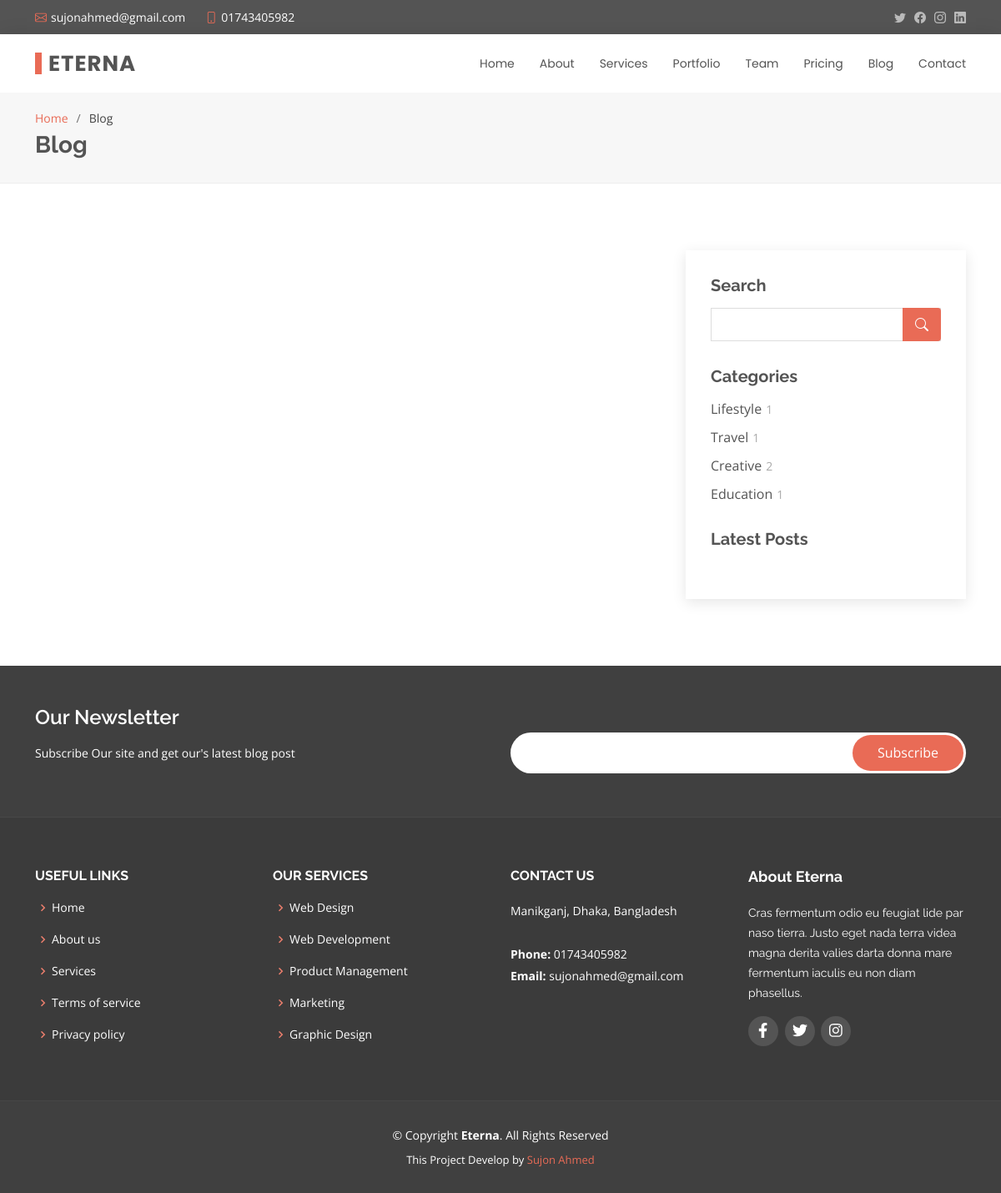
Page /cat_wise_post.php on the committed database.
### tables this page shows
CREATE TABLE `blog_category` (
  `blog_cat_id` int(11) NOT NULL,
  `blog_cat_name` varchar(25) NOT NULL,
  `blog_cat_created_at` datetime NOT NULL DEFAULT current_timestamp()
);

CREATE TABLE `address` (
  `address_id` int(11) NOT NULL,
  `address_title` varchar(255) NOT NULL,
  `map_link` varchar(500) NOT NULL,
  `address_created` datetime NOT NULL DEFAULT current_timestamp()
);

CREATE TABLE `social` (
  `social_id` int(11) NOT NULL,
  `social_name` varchar(80) NOT NULL,
  `social_icon` varchar(50) NOT NULL,
  `social_link` varchar(255) NOT NULL,
  `social_created` datetime NOT NULL DEFAULT current_timestamp()
);

### admin/main.php (called while the page is built, shortened)
<?php
    class Main{
        protected $host = 'localhost';
        protected $user = 'root';
        protected $pass = '';
        protected $db = 'eterna';
        protected $con;
        public function __construct()
        {
            $this->con = new mysqli($this->host,$this->user,$this->pass,$this->db);
        }
         public function profile_retrives(){
            $this->sql ="SELECT * FROM `admin`";
            $this->result = $this->con->query($this->sql);
            if($this->result == true){
                return $this->result;
            }else{
                return false;
            }
        }
            public function get_cat()
            {
                $this->sql = "SELECT * FROM blog_category";
                  $this->result = $this->con->query($this->sql);
                  if($this->result == true){
                      return $this->result;
                  }else{
                      return false;
                  }
            }
            public function count_posts($blog_cat_id)
            {
                $this->sql = "SELECT category_id FROM `blog_post` WHERE category_id = '$blog_cat_id'";
                 $this->result = $this->con->query($this->sql);
                 if($this->result == true){
                     return $this->result->num_rows;
                 }else{
                     return false;
                 }
            }
            public function get_location()
            {
                $this->sql = "SELECT * FROM `address`";
                $this->result = $this->con->query($this->sql);
                if($this->result == true){
                    return $this->result;
                }else{
                    return false;
                }
            }
            public function get_social()
            {
                $this->sql = "SELECT * FROM `social`";
                $this->result = $this->con->query($this->sql);
                if($this->result == true){
                    return $this->result;
                }else{
                    return false;
                }
            }
    }
?>

### cat_wise_post.php (the view, shortened to what this page needs)
<?php
  include 'font_header.php';
?>
  <main id="main">
    <section id="breadcrumbs" class="breadcrumbs">
      <div class="container">
        <ol>
          <li><a href="index.php">Home</a></li>
          <li>Blog</li>
        </ol>
        <h2>Blog</h2>
      </div>
    </section>
    <section id="blog" class="blog">
      <div class="container" data-aos="fade-up">
        <div class="row">
          <div class="col-lg-8 entries">
          </div>
          <div class="col-lg-4">
            <div class="sidebar">
              <h3 class="sidebar-title">Search</h3>
              <div class="sidebar-item search-form">
                <form action="">
                  <input type="text">
                  <button type="submit"><i class="bi bi-search"></i></button>
                </form>
              </div>
              <h3 class="sidebar-title">Categories</h3>
              <div class="sidebar-item categories">
                <ul>
                <?php
                    if($get_blog_category->num_rows > 0){
                      while($row = $get_blog_category->fetch_object()){
                        ?>
                          <li><a href="cat_wise_post.php?id=<?php echo $row->blog_cat_id; ?>"><?php echo $row->blog_cat_name; ?><span><?php echo $count_post = $obj->count_posts($row->blog_cat_id); ?></span></a></li>
                        <?php
                      }
                    }
                  ?>
                </ul>
              </div>
              <h3 class="sidebar-title">Latest Posts</h3>
            </div>
          </div>
        </div>
      </div>
    </section>
  </main>
  <?php include 'font_footer.php'; ?>

### font_header.php (shortened to what this page needs)
<?php
include 'admin/main.php';
$obj = new Main();
$email = $obj->profile_retrives();
if ($email->num_rows > 0) {
  while ($row = $email->fetch_object()) {
    $admin_email = $row->admin_email;
    $admin_phone = $row->admin_phone;
  }
}
$get_blog_category = $obj->get_cat();
$get_location = $obj->get_location();
if ($get_location->num_rows > 0) {
  while ($row = $get_location->fetch_object()) {
    $title = $row->address_title;
  }
}
$get_social_media = $obj->get_social();
?>
<!DOCTYPE html>
<html lang="en">
<head>
  <link href="assets/vendor/animate.css/animate.min.css" rel="stylesheet">
  <link href="assets/vendor/bootstrap/css/bootstrap.min.css" rel="stylesheet">
  <link href="assets/vendor/bootstrap-icons/bootstrap-icons.css" rel="stylesheet">
  <link href="assets/vendor/boxicons/css/boxicons.min.css" rel="stylesheet">
  <link href="assets/vendor/glightbox/css/glightbox.min.css" rel="stylesheet">
  <link href="assets/vendor/swiper/swiper-bundle.min.css" rel="stylesheet">
  <link href="assets/css/style.css" rel="stylesheet">
  <link rel="stylesheet" href="https://cdnjs.cloudflare.com/ajax/libs/font-awesome/5.15.4/css/all.min.css" />
</head>
<body>
  <section id="topbar" class="d-flex align-items-center">
    <div class="container d-flex justify-content-center justify-content-md-between">
      <div class="contact-info d-flex align-items-center">
        <i class="bi bi-envelope d-flex align-items-center"><a href="mailto:contact@example.com"><?php echo $admin_email; ?></a></i>
        <i class="bi bi-phone d-flex align-items-center ms-4"><span><?php echo $admin_phone; ?></span></i>
      </div>
      <div class="social-links d-none d-md-flex align-items-center">
        <a href="#" class="twitter"><i class="bi bi-twitter"></i></a>
        <a href="#" class="facebook"><i class="bi bi-facebook"></i></a>
        <a href="#" class="instagram"><i class="bi bi-instagram"></i></a>
        <a href="#" class="linkedin"><i class="bi bi-linkedin"></i></i></a>
      </div>
    </div>
  </section>
  <header id="header" class="d-flex align-items-center">
    <div class="container d-flex justify-content-between align-items-center">
      <div class="logo">
        <h1><a href="index.php">Eterna</a></h1>
      </div>
      <nav id="navbar" class="navbar">
        <ul>
          <li><a class="<?= (basename($_SERVER['PHP_SELF']) == "index.php") ? "active" : "" ?>" href="index.php">Home</a></li>
          <li><a class="<?= (basename($_SERVER['PHP_SELF']) == "about.php") ? "active" : "" ?>" href="about.php">About</a></li>
          <li><a class="<?= (basename($_SERVER['PHP_SELF']) == "services.php") ? "active" : "" ?>" href="services.php">Services</a></li>
          <li><a class="<?= (basename($_SERVER['PHP_SELF']) == "portfolio.php") ? "active" : "" ?>" href="portfolio.php">Portfolio</a></li>
          <li><a class="<?= (basename($_SERVER['PHP_SELF']) == "team.php") ? "active" : "" ?>" href="team.php">Team</a></li>
          <li><a class="<?= (basename($_SERVER['PHP_SELF']) == "pricing.php") ? "active" : "" ?>" href="pricing.php">Pricing</a></li>
          <li><a class="<?= (basename($_SERVER['PHP_SELF']) == "blog.php") ? "active" : "" ?>" href="blog.php">Blog</a></li>
          <li><a class="<?= (basename($_SERVER['PHP_SELF']) == "contact.php") ? "active" : "" ?>" href="contact.php">Contact</a></li>
        </ul>
      </nav>
    </div>
  </header>

### font_footer.php (shortened to what this page needs)
<footer id="footer">
<div class="footer-newsletter">
  <div class="container">
    <div class="row">
      <div class="col-lg-6">
        <h4>Our Newsletter</h4>
        <p>Subscribe Our site and get our's latest blog post</p>
      </div>
      <div class="col-lg-6">
        <form action="subscribe.php" method="POST">
          <input type="email" name="email"><input type="submit" name="submit" value="Subscribe">
        </form>
      </div>
    </div>
  </div>
</div>
<div class="footer-top">
  <div class="container">
    <div class="row">
      <div class="col-lg-3 col-md-6 footer-links">
        <h4>Useful Links</h4>
        <ul>
          <li><i class="bx bx-chevron-right"></i> <a href="#">Home</a></li>
          <li><i class="bx bx-chevron-right"></i> <a href="#">About us</a></li>
          <li><i class="bx bx-chevron-right"></i> <a href="#">Services</a></li>
          <li><i class="bx bx-chevron-right"></i> <a href="#">Terms of service</a></li>
          <li><i class="bx bx-chevron-right"></i> <a href="#">Privacy policy</a></li>
        </ul>
      </div>
      <div class="col-lg-3 col-md-6 footer-links">
        <h4>Our Services</h4>
        <ul>
          <li><i class="bx bx-chevron-right"></i> <a href="#">Web Design</a></li>
          <li><i class="bx bx-chevron-right"></i> <a href="#">Web Development</a></li>
          <li><i class="bx bx-chevron-right"></i> <a href="#">Product Management</a></li>
          <li><i class="bx bx-chevron-right"></i> <a href="#">Marketing</a></li>
          <li><i class="bx bx-chevron-right"></i> <a href="#">Graphic Design</a></li>
        </ul>
      </div>
      <div class="col-lg-3 col-md-6 footer-contact">
        <h4>Contact Us</h4>
        <p>
          <?php echo $title; ?> <br><br>
          <strong>Phone:</strong> <?php echo $admin_phone; ?><br>
          <strong>Email:</strong> <?php echo $admin_email; ?><br>
        </p>
      </div>
      <div class="col-lg-3 col-md-6 footer-info">
        <h3>About Eterna</h3>
        <p>Cras fermentum odio eu feugiat lide par naso tierra. Justo eget nada terra videa magna derita valies darta donna mare fermentum iaculis eu non diam phasellus.</p>
        <div class="social-links mt-3">
          <?php
            if($get_social_media->num_rows > 0){
              while($row = $get_social_media->fetch_object()){
                ?>
                  <a href="<?php echo $row->social_link; ?>" target="_blank" class="social"><i class="<?php echo $row->social_icon; ?>"></i></a>
                <?php
              }
            }
          ?>
        </div>
      </div>
    </div>
  </div>
</div>
<div class="container">
  <div class="copyright">
    &copy; Copyright <strong><span>Eterna</span></strong>. All Rights Reserved
  </div>
  <div class="credits">
    This Project Develop by <a target="_blank" href="https://github.com/Sujon-Ahmed">Sujon Ahmed</a>
  </div>
</div>
</footer>
</body>
</html>

### rows in the picture
blog_category: blog_cat_name "Lifestyle", blog_cat_id "1"
blog_category: blog_cat_name "Travel", blog_cat_id "1"
blog_category: blog_cat_name "Creative", blog_cat_id "2"
blog_category: blog_cat_name "Education", blog_cat_id "1"
address: address_title "Manikganj, Dhaka, Bangladesh"

### other values in the picture
$admin_email "sujonahmed@gmail.com"
$admin_phone "01743405982"
